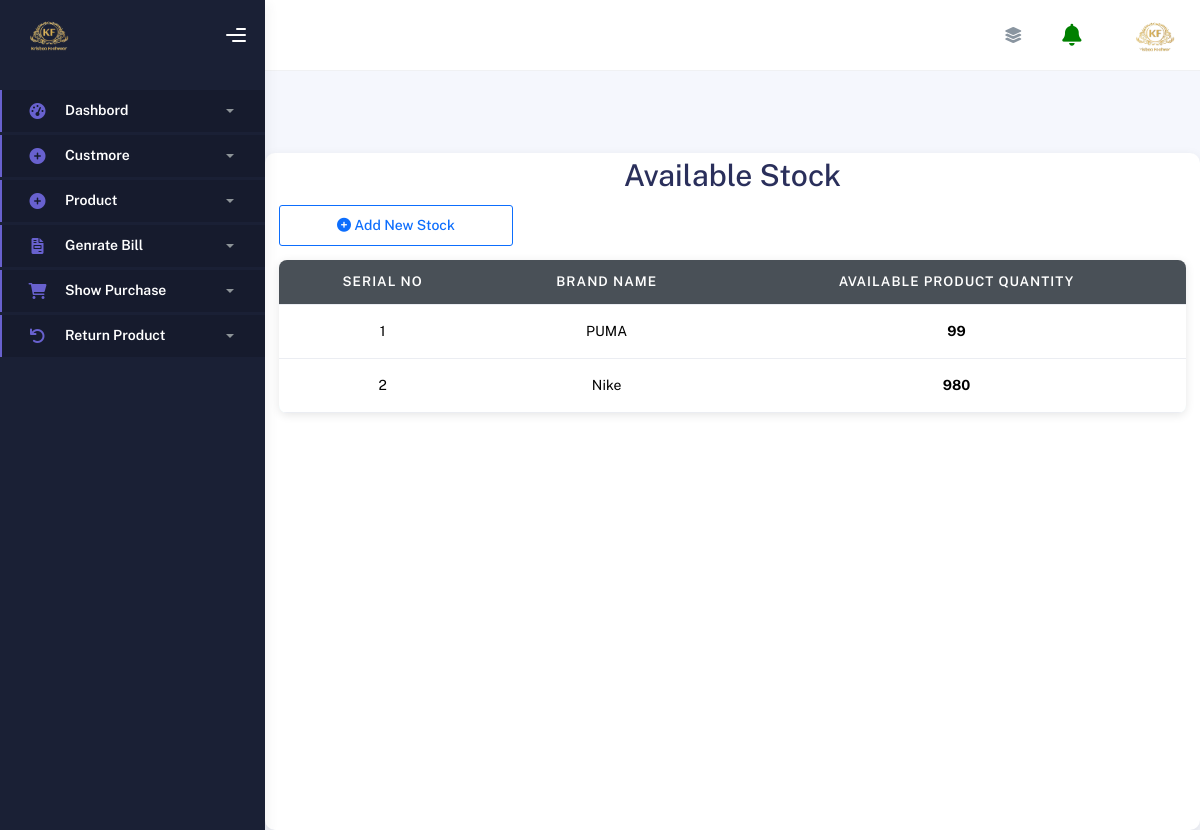
Screenshot of /available_stock/ with the database file from the repository.
### website/models.py (models this page shows)
class Stack(models.Model):
    brandr_name = models.CharField(max_length=100)
    brandr_Value = models.DecimalField(max_digits=10, decimal_places=2, default=Decimal('0.00'))
    add_product_value = models.IntegerField(default=0)

### website/views.py (the view)
# urls.py: path('available_stock/',views.available_stock),
def available_stock(req):
    brand=models.Stack.objects.all()
    obj={"brand":brand}
    return render(req,"available_stock.html",obj)

### template/available_stock.html (shortened to what this page needs)
<!DOCTYPE html>
<html lang="en">
<head>
    <link rel="stylesheet" href="https://cdnjs.cloudflare.com/ajax/libs/font-awesome/5.15.4/css/all.min.css">
</head>
<body>
    {% include "navbar.html" %}
    <div class="container">
        <h1 class="text-center">Available Stock</h1>
         <button type="button" class="btn btn-outline-primary w-25 ms-3" onclick="location.href='/add_brand'">
                <i class="fa fa-plus-circle"></i> Add New Stock
            </button>
        <div class="table-container">
            <table class="table">
                <thead>
                    <tr>
                        <th>Serial No</th>
                        <th>Brand Name</th>
                        <th>Available Product Quantity</th>
                    </tr>
                </thead>
                <tbody>
                    {% for i in brand %}
                    <tr class="{% if i.add_product_value > 50 %}new-stock{% else %}old-stock{% endif %}">
                        <td>{{ forloop.counter }}</td>
                        <td>{{ i.brandr_name }}</td>
                        <td class="highlight-stock ms-5">{{  i.add_product_value }}
                        </td>
                    </tr>
                    {% endfor %}
                </tbody>
            </table>
        </div>
    </div>
    {% include "footer.html" %}
</body>
</html>

### static/style.css (style rules this page uses)
.container { background-color: white; border-radius: 10px; padding: 30px; box-shadow: 0 4px 12px rgba(0, 0, 0, 0.1); margin-top: 50px; position: sticky; top: 0; z-index: 1000; }
.table { border-radius: 8px; overflow: hidden; box-shadow: 0 2px 10px rgba(0, 0, 0, 0.1); }
.table th, .table td { padding: 15px; text-align: center; }

### template/available_stock.html (style rules this page uses)
body { background: linear-gradient(to right, #e0f7fa, #f8f9fa); font-family: 'Arial', sans-serif; color: #343a40; }
h1 { font-size: 2rem; font-weight: bold; color: #495057; }
.table-container { padding: 1rem; }
.table { border-collapse: collapse; border-radius: 10px; overflow: hidden; width: 100%; }
.table thead th { background-color: #495057; color: #ffffff; text-align: center; padding: 1rem; font-size: 1rem; }
.table tbody tr:nth-child(odd) { background-color: #f8f9fa; }
.btn { border-radius: 25px; font-size: 0.85rem; transition: all 0.3s ease; }
.highlight-stock { font-weight: bold; color: #007bff; }
.new-stock { background-color: #e0f7fa; }

### rows the page displays
Stack: brandr_name "PUMA", add_product_value "99"
Stack: brandr_name "Nike", add_product_value "980"
